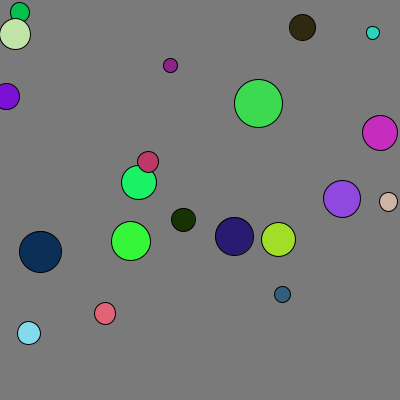
Frame 1 (no input)
Frame 60 (the mouse pressed at the canvas centre just before this capture): identical to frame 1, image omitted
Frame 120 (the mouse held since frame 60 and released just before this capture): identical to frame 1, image omitted

The Processing sketch that drew this single still picture (run headless with seeded random() and noise(); from frame 60 on, the mouse is pressed at the canvas centre):

// Processing sketch: RMP_brief1_v2
// ── RMP_brief1_v2.pde
int numCircles =20;
Circle[] circles = new Circle[numCircles];


void setup() {
  size(400, 400);
  background(122);
  for (int i=0; i<numCircles; i++) {
   circles[i] = new Circle(random(width),random(height));
  }
}

void draw() {
 background(122);
 fill(0, 50, 0);
 for (int i=0; i<numCircles; i++) {
    circles[i].paint();
 }

 }
// ── Circle.pde
class Circle {
 float x, y;
 float w;
 
 float r;
 float g;
 float b;
 
 
 Circle(float x, float y) {
  this.x = x;
  this.y = y;
  w = random(10,50);
  r = int(random(255));
  g = int(random(255));
  b = int(random(255));
 
 }
 
 void paint() {
  fill(r, g, b);
  ellipse(x, y, w, w);
  noFill();
 }
 

}
// ── Face.pde
class Face{
 float x, y;
 
 Face(float x, float y) {
 this.x= x;
 this.y = y;
 
 }
 

 
 void paint(float x, float y) {
    pushMatrix();
    
    translate(x, y);
   
   fill(200,0,100);
  rect(mouseX, mouseY, 100, 85);
  
  fill(0);
     ellipse(mouseX+25, mouseY+25, 25, 30);
    
    ellipse(mouseX+75, mouseY+25, 25, 30);
  popMatrix();
 }
 

}
